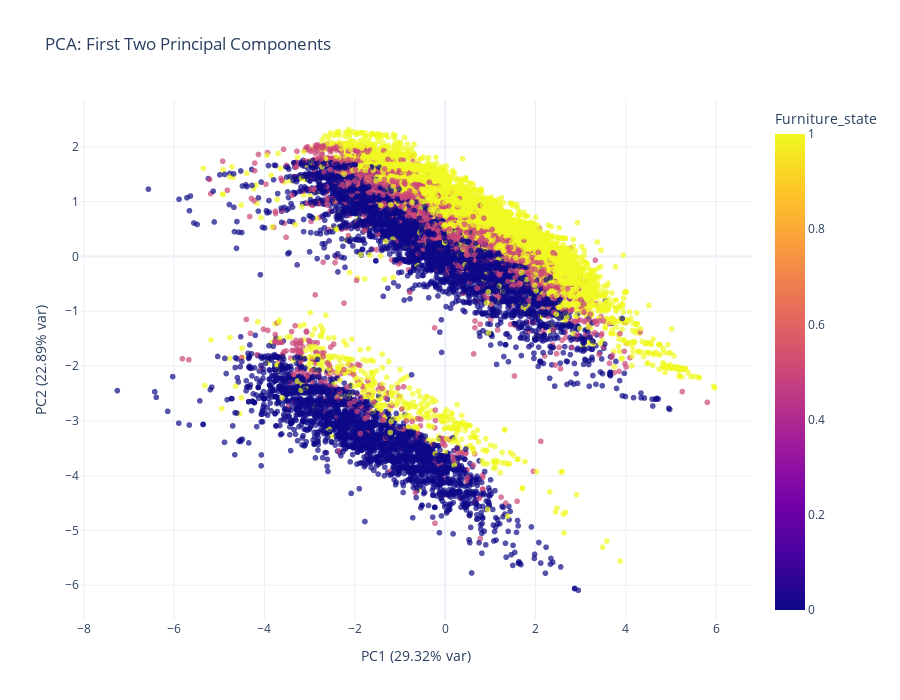

The notebook cell this image was saved under:
### Markdown cell above
## PCA Visualization

Now let's visualize the PCA results with several plots:

### Code cell
# Create DataFrame with first two principal components
pca_df = pd.DataFrame(
    data=X_pca[:, :2],
    columns=['PC1', 'PC2']
)

# Add any categorical variable for coloring if available
if 'Furniture state' in df.columns:
    pca_df['Furniture_state'] = df['Furniture state']
    color_col = 'Furniture_state'
else:
    color_col = None

# Create scatter plot of first two PCs
fig = px.scatter(
    pca_df, x='PC1', y='PC2',
    color=color_col if color_col else None,
    opacity=0.7,
    title='PCA: First Two Principal Components',
    labels={'PC1': f'PC1 ({explained_variance[0]:.2%} var)', 'PC2': f'PC2 ({explained_variance[1]:.2%} var)'},
    width=900, height=700
)

fig.update_layout(
    template='plotly_white',
    legend=dict(orientation="h", yanchor="bottom", y=1.02, xanchor="right", x=1)
)

fig.show()

### Figure 1 — Plotly figure (JSON) as saved in the notebook; plotly's stock layout.template omitted (floating-point values rounded to 4 significant figures; data arrays with more than 128 entries replaced by an {"elided": "..."} marker saying what was removed)
{"data": [{"hovertemplate": "PC1 (29.32% var)=%{x}<br>PC2 (22.89% var)=%{y}<br>Furniture_state=%{marker.color}<extra></extra>", "legendgroup": "", "marker": {"color": {"elided": "24807 float values"}, "coloraxis": "coloraxis", "opacity": 0.7, "symbol": "circle"}, "mode": "markers", "name": "", "showlegend": false, "type": "scattergl", "x": {"elided": "24807 float values"}, "xaxis": "x", "y": {"elided": "24807 float values"}, "yaxis": "y"}], "layout": {"coloraxis": {"colorbar": {"title": {"text": "Furniture_state"}}, "colorscale": [[0, "#0d0887"], [0.1111, "#46039f"], [0.2222, "#7201a8"], [0.3333, "#9c179e"], [0.4444, "#bd3786"], [0.5556, "#d8576b"], [0.6667, "#ed7953"], [0.7778, "#fb9f3a"], [0.8889, "#fdca26"], [1, "#f0f921"]]}, "height": 700, "legend": {"orientation": "h", "tracegroupgap": 0, "x": 1, "xanchor": "right", "y": 1.02, "yanchor": "bottom"}, "title": {"text": "PCA: First Two Principal Components"}, "width": 900, "xaxis": {"anchor": "y", "domain": [0, 1], "title": {"text": "PC1 (29.32% var)"}}, "yaxis": {"anchor": "x", "domain": [0, 1], "title": {"text": "PC2 (22.89% var)"}}}}
